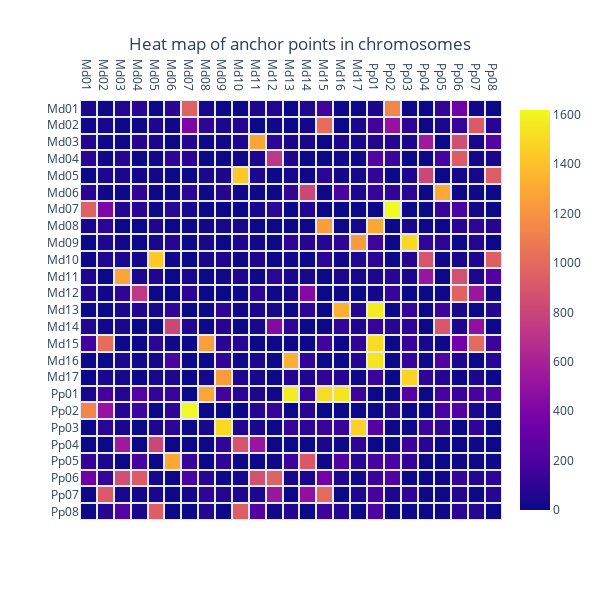

The cell this chart's notebook holds for it:
### Code cell
"""Affichage du tableau du nbr de gènes homologues entre chaque chromosome. """

tmp = pd.concat( [ df_multiplicons['list_x'], df_multiplicons['list_y'] ] )
chromosomes = list( pd.unique(tmp)) 
chromosomes = sorted(chromosomes)
print(chromosomes, "\n")

table_nb_anchors = [[0 for x in range(len(chromosomes))] for x in range(len(chromosomes))]  # table de 0 de taille n*n 
#print(table_nb_anchors)

# remplissage du nombre de points d'ancres entre chaque chromosome
for i in range(len(chromosomes)) :
    for j in range(i, len(chromosomes)) :
        chr1 = chromosomes[i]
        chr2 = chromosomes[j]
        
        rows = df_multiplicons[ ((df_multiplicons.list_x == chr1) & (df_multiplicons.list_y == chr2)) |
            ((df_multiplicons.list_x == chr2) & (df_multiplicons.list_y == chr1)) ]
        anchors = rows['number_of_anchorpoints']
        total = anchors.values.sum()

        table_nb_anchors[i][j] = total
        table_nb_anchors[j][i] = total

#print((table_nb_anchors))

"""Affichage de la heat map du nombre de gènes semblables par paire de chromosomes"""
heat = go.Heatmap(z=table_nb_anchors,
                x=chromosomes,
                y=chromosomes,
                xgap=2, ygap=2
                )
layout = go.Layout(title_text="Heat map of anchor points in chromosomes", title_x=0.5, 
                width=600, height=600,
                xaxis_showgrid=False,
                yaxis_showgrid=False,
                yaxis_autorange='reversed'
                )
   
fig=go.Figure(data=[heat], layout=layout)   
fig.update_xaxes(side="top")

fig.show()

### Figure 1 — Plotly figure (JSON) as saved in the notebook; plotly's stock layout.template omitted (floating-point values rounded to 4 significant figures; data arrays with more than 128 entries replaced by an {"elided": "..."} marker saying what was removed)
{"data": [{"type": "heatmap", "x": ["Md01", "Md02", "Md03", "Md04", "Md05", "Md06", "Md07", "Md08", "Md09", "Md10", "Md11", "Md12", "Md13", "Md14", "Md15", "Md16", "Md17", "Pp01", "Pp02", "Pp03", "Pp04", "Pp05", "Pp06", "Pp07", "Pp08"], "xgap": 2, "y": ["Md01", "Md02", "Md03", "Md04", "Md05", "Md06", "Md07", "Md08", "Md09", "Md10", "Md11", "Md12", "Md13", "Md14", "Md15", "Md16", "Md17", "Pp01", "Pp02", "Pp03", "Pp04", "Pp05", "Pp06", "Pp07", "Pp08"], "ygap": 2, "z": {"elided": "25x25 int values"}}], "layout": {"height": 600, "title": {"text": "Heat map of anchor points in chromosomes", "x": 0.5}, "width": 600, "xaxis": {"showgrid": false, "side": "top"}, "yaxis": {"autorange": "reversed", "showgrid": false}}}
